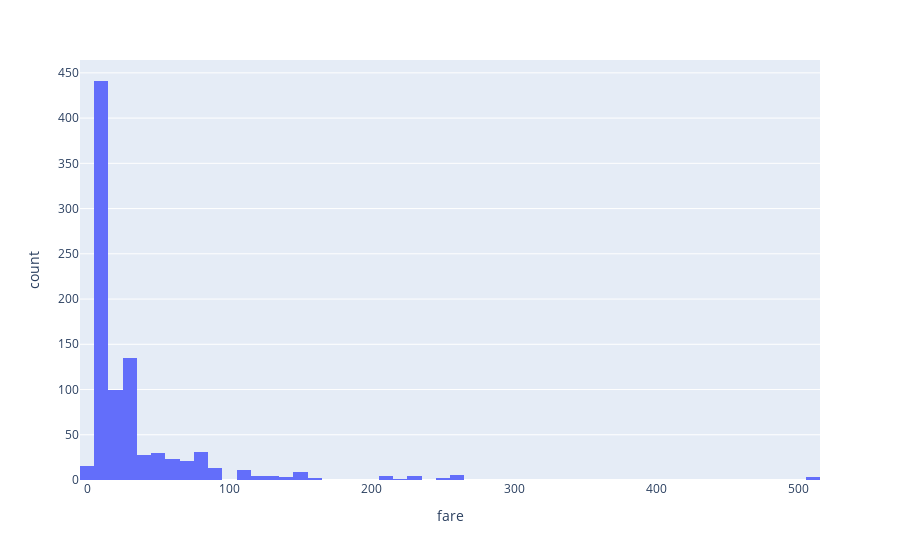

Notebook source saved alongside this figure:
### Code cell


### Figure 1 — Plotly figure (JSON) as saved in the notebook; plotly's stock layout.template omitted (floating-point values rounded to 4 significant figures; data arrays with more than 128 entries replaced by an {"elided": "..."} marker saying what was removed)
{"data": [{"alignmentgroup": "True", "bingroup": "x", "hovertemplate": "fare=%{x}<br>count=%{y}<extra></extra>", "legendgroup": "", "marker": {"color": "#636efa", "pattern": {"shape": ""}}, "name": "", "offsetgroup": "", "orientation": "v", "showlegend": false, "type": "histogram", "x": {"elided": "891 float values"}, "xaxis": "x", "yaxis": "y"}], "layout": {"barmode": "relative", "legend": {"tracegroupgap": 0}, "margin": {"t": 60}, "xaxis": {"anchor": "y", "domain": [0, 1], "title": {"text": "fare"}}, "yaxis": {"anchor": "x", "domain": [0, 1], "title": {"text": "count"}}}}
